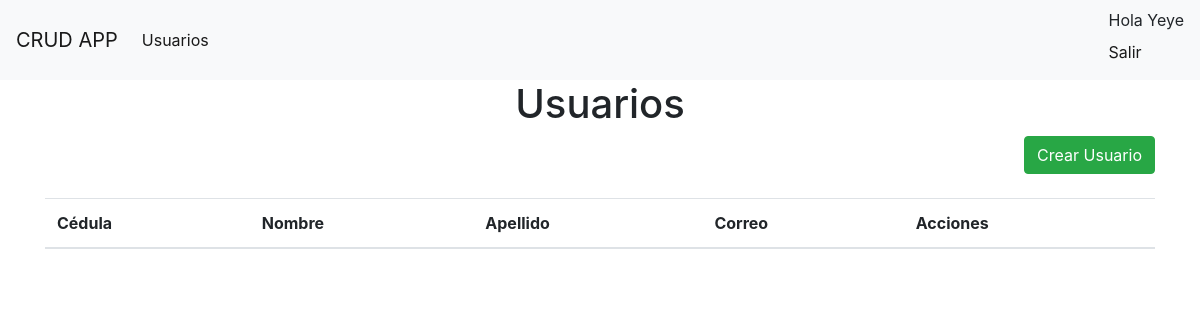
Before: /usuarios/ (signed in) with the older database file.
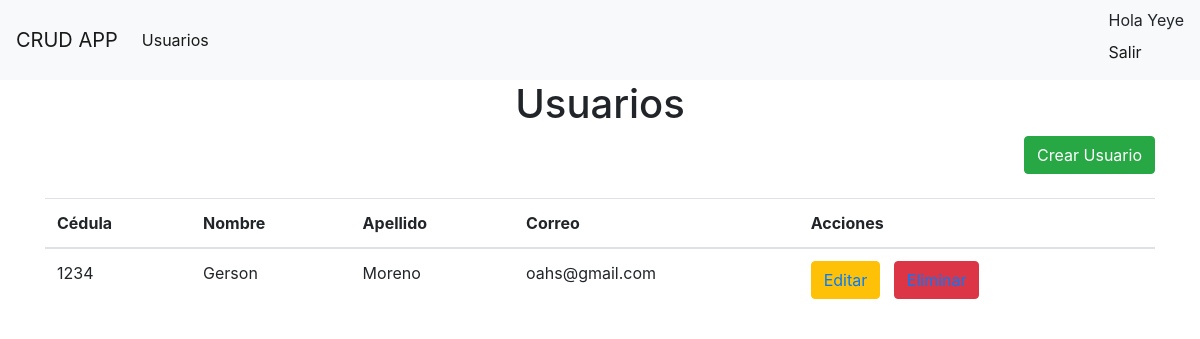
After: the same page with the newer database file.
### CRUD/models.py (models this page shows)
class Usuarios(models.Model):
    cedula = models.IntegerField(primary_key=True,
                                 unique=True
                                 )
    nombre = models.CharField(max_length=250,
                              validators = [RegexValidator(r"^[A-Za-záéíóúÁÉÍÓÚñÑüÜ]+$")]
                              )
    apellido= models.CharField(max_length=250,
                              validators = [RegexValidator(r"^[A-Za-záéíóúÁÉÍÓÚñÑüÜ]+$")]
                              )
    correo = models.EmailField()

### CRUD/views.py (the view)
# urls.py: path('usuarios/', views.listaView, name='lista_url'),
@login_required
def listaView(request):
    obj = Usuarios.objects.all()
    template_name = 'CRUD/lista.html'
    context = {'obj': obj}
    return render(request, template_name, context)

### templates/CRUD/lista.html (shortened to what this page needs)
{% extends 'main.html' %}
{% block content %}
<center><h1>Usuarios</h1></center>
<div class="container">
  <div class="d-grid gap-2 d-md-flex justify-content-md-end ">
    <a href="{% url 'create_url' %}" class="btn btn-success float-right" type="button" role="button">Crear Usuario</a>
  </div>
  <br>
  <table class="table">
    <thead>
      <tr>
        <th scope="col">Cédula</th>
        <th scope="col">Nombre</th>
        <th scope="col">Apellido</th>
        <th scope="col">Correo</th>
        <th scope="col">Acciones</th>
      </tr>
    </thead>
    <tbody>
    {% for i in obj %}
      <tr>
        <td>{{i.cedula}}</td>
        <td>{{i.nombre}}</td>
        <td>{{i.apellido}}</td>
        <td>{{i.correo}}</td>
        <td>
            <button class="btn btn-warning"><a href="{% url 'update_url' i.cedula %}">Editar</a></button>&nbsp;&nbsp;
            <button class="btn btn-danger"><a href="{% url 'delete_url' i.cedula %}">Eliminar</a></button>
        </td>
      </tr>
    {% endfor %}
    </tbody>
  </table>
</div>
{% endblock %}

Changed rows visible on the page:
added Usuarios: cedula "1234", nombre "Gerson", apellido "Moreno", correo "oahs@gmail.com"
